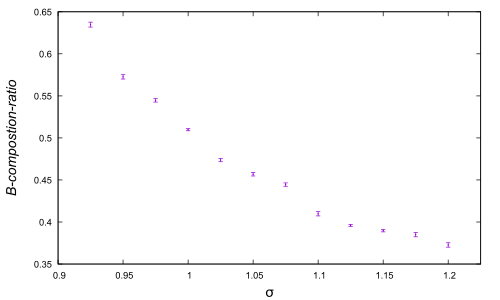

The gnuplot source for this figure:
set term pdf
set out 'sigma-composition_ratio.pdf'
set xlabel '{/Symbol s}'
set ylabel '{/Arial-Italic B-compostion-ratio}'
set xlabel font 'Arial,15'
set ylabel font 'Arial,15'
set xrange [0.9:1.225]
set yrange [0.35:0.65]
set tics font 'Arial,10'
set nokey
plot 'sigma-composition_ratio.dat' with errorbars pt 0
